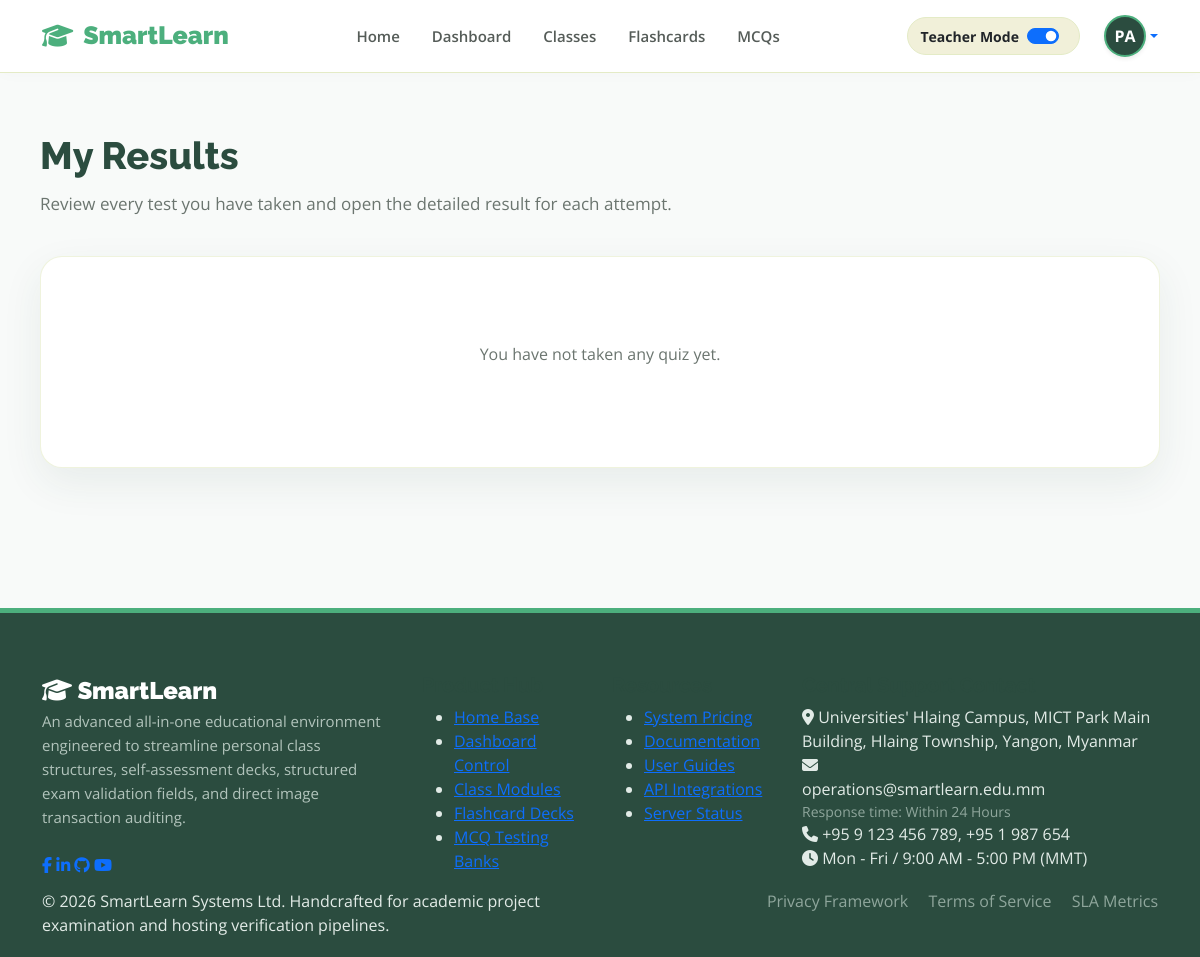
The app's page /my-results/ (signed in), older data.
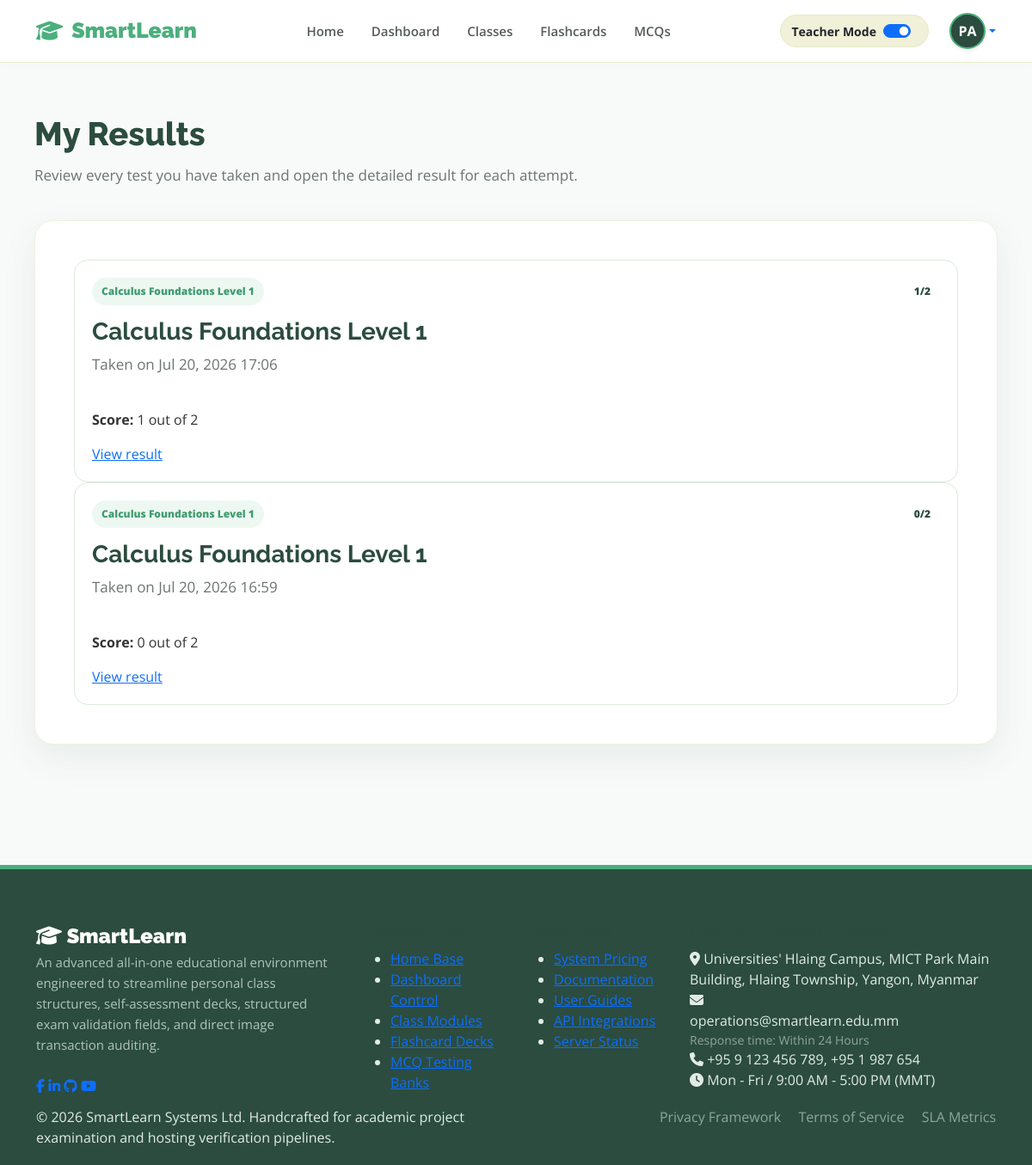
The same page, newer data.
### smartlearnApp/models.py (models this page shows, shortened)
class QuizAttempt(models.Model):
    attempt_id = models.AutoField(primary_key=True)
    classroom = models.ForeignKey(Classroom, on_delete=models.CASCADE, related_name='quiz_attempts')
    student = models.ForeignKey(User, on_delete=models.CASCADE, related_name='quiz_attempts')
    score = models.IntegerField(default=0)
    total_questions = models.IntegerField(default=0)
    answers = models.JSONField(default=dict)
    taken_at = models.DateTimeField(auto_now_add=True)

class Classroom(models.Model):
    SUBJECT_CHOICES = [
        ('math', 'Mathematics'),
        ('science', 'Science'),
        ('coding', 'Coding/IT'),
        ('languages', 'Languages'),
        ('arts', 'Arts & Design'),
    ]
    CLASS_TYPES = [
        ('public', 'Public'),
        ('private', 'Private'),
    ]
    class_id = models.AutoField(primary_key=True)
    owner = models.ForeignKey(User, on_delete=models.CASCADE, related_name='owned_classrooms', null=True, blank=True)
    title = models.CharField(max_length=255, null=True, blank=True)
    description = models.TextField()
    subject = models.CharField(max_length=50, choices=SUBJECT_CHOICES, default='math')
    class_type = models.CharField(max_length=20, choices=CLASS_TYPES, default='public', null=True, blank=True)
    price = models.DecimalField(max_digits=10, decimal_places=2, default=0.00)
    created_at = models.DateTimeField(auto_now_add=True)
    created_from_site = models.BooleanField(default=False)

### smartlearnApp/views.py (the view)
# urls.py: path('my-results/', views.my_results_view, name='my_results'),
def my_results_view(request):
    current_user = get_mock_user(request)
    attempts = QuizAttempt.objects.filter(student=current_user).select_related('classroom').order_by('-taken_at')
    return render(request, 'my_results.html', {
        'attempts': attempts,
        'current_user': current_user,
    })

### smartlearnApp/views.py (called while the page is built)
def get_mock_user(request=None):
    if request and request.user.is_authenticated:
        return request.user
    username = "TestUser"
    if request:
        username = request.POST.get('user') or request.GET.get('user') or 'TestUser'
    user, created = User.objects.get_or_create(username=username)
    return user

### smartlearnApp/templates/my_results.html (shortened to what this page needs)
{% extends 'base.html' %}
{% block content %}
<div class="learning-page-header">
    <div>
        <h2 class="page-heading-large">My Results</h2>
        <p class="subtext-muted">Review every test you have taken and open the detailed result for each attempt.</p>
    </div>
</div>
<section class="styled-card">
    {% if attempts %}
        <div class="result-list">
            {% for attempt in attempts %}
                <article class="result-question-card">
                    <div class="quiz-question-topline">
                        <span class="topic-label">{{ attempt.classroom.title }}</span>
                        <span class="result-status">{{ attempt.score }}/{{ attempt.total_questions }}</span>
                    </div>
                    <h3>{{ attempt.classroom.title }}</h3>
                    <p class="subtext-muted">Taken on {{ attempt.taken_at|date:"M d, Y H:i" }}</p>
                    <p><strong>Score:</strong> {{ attempt.score }} out of {{ attempt.total_questions }}</p>
                    <a href="{% url 'quiz_result' attempt.attempt_id %}" class="secondary-btn">View result</a>
                </article>
            {% endfor %}
        </div>
    {% else %}
        <div class="empty-state">
            <p class="empty-text-centered">You have not taken any quiz yet.</p>
        </div>
    {% endif %}
</section>
{% endblock %}

Row changes from the older to the newer data that the page shows:
added QuizAttempt: classroom "Calculus Foundations Level 1", score "1", total_questions "2", taken_at "Jul 20, 2026 17:06"
added QuizAttempt: classroom "Calculus Foundations Level 1", score "0", total_questions "2", taken_at "Jul 20, 2026 16:59"
Text that changed along with them:
text no longer shown: "You have not taken any quiz yet."
